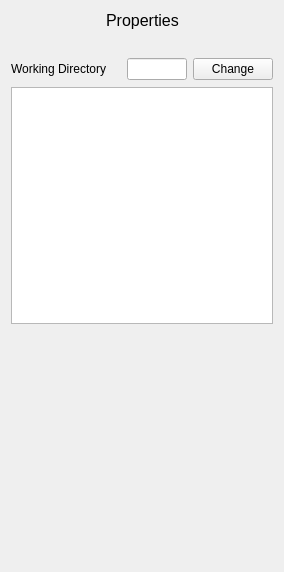
<?xml version="1.0" encoding="UTF-8"?>
<ui version="4.0">
 <class>Form</class>
 <widget class="QWidget" name="Form">
  <property name="geometry">
   <rect>
    <x>0</x>
    <y>0</y>
    <width>284</width>
    <height>572</height>
   </rect>
  </property>
  <property name="windowTitle">
   <string>Form</string>
  </property>
  <layout class="QVBoxLayout" name="verticalLayout">
   <item>
    <layout class="QHBoxLayout" name="horizontalLayout">
     <item>
      <spacer name="horizontalSpacer">
       <property name="orientation">
        <enum>Qt::Horizontal</enum>
       </property>
       <property name="sizeHint" stdset="0">
        <size>
         <width>40</width>
         <height>20</height>
        </size>
       </property>
      </spacer>
     </item>
     <item>
      <widget class="QLabel" name="title">
       <property name="sizePolicy">
        <sizepolicy hsizetype="Fixed" vsizetype="Fixed">
         <horstretch>0</horstretch>
         <verstretch>0</verstretch>
        </sizepolicy>
       </property>
       <property name="font">
        <font>
         <pointsize>12</pointsize>
        </font>
       </property>
       <property name="text">
        <string>Properties</string>
       </property>
      </widget>
     </item>
     <item>
      <spacer name="horizontalSpacer_2">
       <property name="orientation">
        <enum>Qt::Horizontal</enum>
       </property>
       <property name="sizeHint" stdset="0">
        <size>
         <width>40</width>
         <height>20</height>
        </size>
       </property>
      </spacer>
     </item>
    </layout>
   </item>
   <item>
    <spacer name="verticalSpacer">
     <property name="orientation">
      <enum>Qt::Vertical</enum>
     </property>
     <property name="sizeType">
      <enum>QSizePolicy::Fixed</enum>
     </property>
     <property name="sizeHint" stdset="0">
      <size>
       <width>20</width>
       <height>20</height>
      </size>
     </property>
    </spacer>
   </item>
   <item>
    <layout class="QHBoxLayout" name="horizontalLayout_2">
     <item>
      <widget class="QLabel" name="working_directory_label">
       <property name="sizePolicy">
        <sizepolicy hsizetype="Fixed" vsizetype="Fixed">
         <horstretch>0</horstretch>
         <verstretch>0</verstretch>
        </sizepolicy>
       </property>
       <property name="minimumSize">
        <size>
         <width>110</width>
         <height>24</height>
        </size>
       </property>
       <property name="maximumSize">
        <size>
         <width>110</width>
         <height>24</height>
        </size>
       </property>
       <property name="text">
        <string>Working Directory</string>
       </property>
      </widget>
     </item>
     <item>
      <widget class="QLineEdit" name="working_directory_line_edit">
       <property name="readOnly">
        <bool>true</bool>
       </property>
      </widget>
     </item>
     <item>
      <widget class="QPushButton" name="working_directory_change_btn">
       <property name="sizePolicy">
        <sizepolicy hsizetype="Fixed" vsizetype="Fixed">
         <horstretch>0</horstretch>
         <verstretch>0</verstretch>
        </sizepolicy>
       </property>
       <property name="text">
        <string>Change</string>
       </property>
      </widget>
     </item>
    </layout>
   </item>
   <item>
    <widget class="QTreeWidget" name="file_explorer_tree">
     <attribute name="headerVisible">
      <bool>false</bool>
     </attribute>
     <column>
      <property name="text">
       <string notr="true">1</string>
      </property>
     </column>
    </widget>
   </item>
   <item>
    <spacer name="verticalSpacer_2">
     <property name="orientation">
      <enum>Qt::Vertical</enum>
     </property>
     <property name="sizeHint" stdset="0">
      <size>
       <width>20</width>
       <height>40</height>
      </size>
     </property>
    </spacer>
   </item>
  </layout>
 </widget>
 <resources/>
 <connections/>
</ui>
